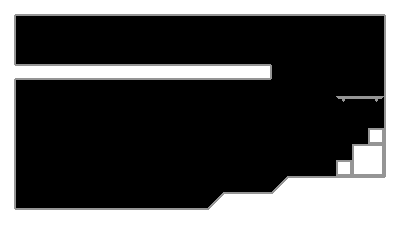

A 2D game scene composited from a Tiled map and its tileset images. What follows is a short description and the map's XML, with each tile layer's data collapsed to a summary:
An orthogonal 25x15 tile map with 16x16 px tiles, 2 tile layers (background, tiles) and 1 object (player).

<map version="1.0" orientation="orthogonal" renderorder="right-down" width="25" height="15" tilewidth="16" tileheight="16" nextobjectid="7">
 <tileset firstgid="1" name="base" tilewidth="16" tileheight="16">
  <image source="../images/ld-32.png" width="128" height="32" />
 </tileset>
 <layer name="background" width="25" height="15">
  <data>[375 cells, 0 non-empty, 0 distinct tile ids]</data>
 </layer>
 <layer name="tiles" width="25" height="15">
  <data>[375 cells, 142 non-empty, 11 distinct tile ids]</data>
 </layer>
 <objectgroup color="#ff0010" name="objects">
  <object id="3" name="player" type="player" x="180" y="152" width="16" height="16" />
 </objectgroup>
</map>
